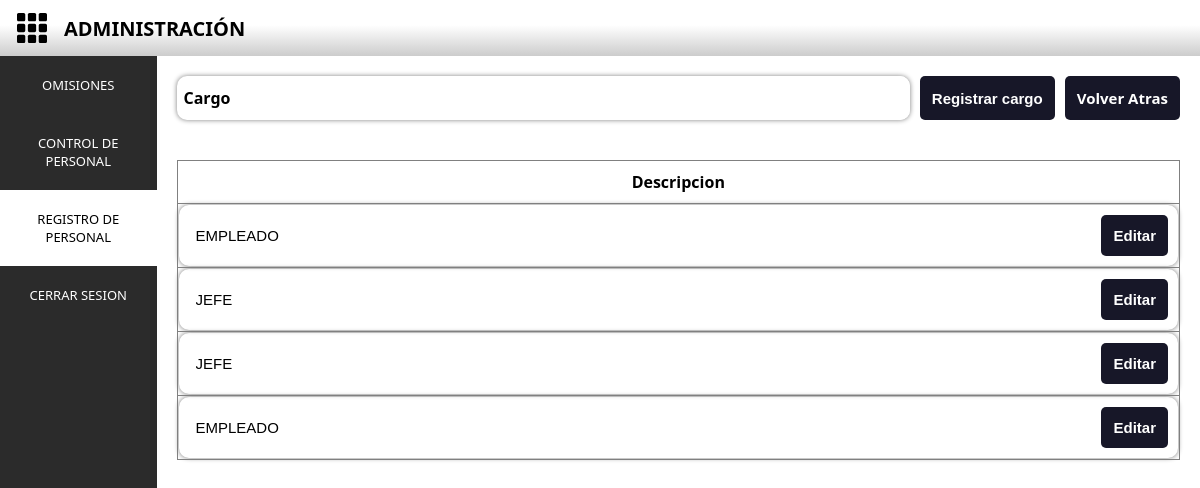
/view/Cargos.php (signed in), run on the app's committed database.
### tables this page shows
CREATE TABLE `cargos` (
  `id_cargo` bigint NOT NULL,
  `des_cargo` varchar(100) NOT NULL,
  `f_registro_cargo` date NOT NULL,
  `h_registro_cargo` time NOT NULL,
  `alter_cargo` datetime NOT NULL
);

### connection/Conexion.php (called while the page is built)
<?php
class Conexion{
    private static $db = "administracion";
    private static $host = "localhost";
    private static $user = "root";
    private static $pass = "";
    public static function Conectar(){
        try {
            $con = "mysql:host=" . self::$host . ";dbname=" . self::$db;
            $stmt = new PDO($con, self::$user, self::$pass);
            $stmt->setAttribute(PDO::ATTR_ERRMODE, PDO::ERRMODE_EXCEPTION);
            return $stmt;
        } catch (PDOException $th) {
            echo $th->getMessage();
        }
    }
}
?>

### class/Cargos.php (called while the page is built, shortened)
<?php
    require_once("../connection/Conexion.php");
    class Cargos extends Conexion{
        public static function Mostrar(){
            try {
                $sql = "SELECT * FROM cargos";
                $stmt = Conexion::Conectar()->prepare($sql);
                $stmt->execute();
                $resultado = $stmt->fetchAll(PDO::FETCH_OBJ);
                return $resultado;
            } catch (PDOException $th) {
                echo $th;
            }
        }
    }
?>

### view/Cargos.php (the view, shortened to what this page needs)
<?php include("../templates/header.php")?>
<?php include("../class/Cargos.php")?>
<link rel="stylesheet" href="../css/styles2.css">
<link rel="stylesheet" href="../css/styles2.css">
<link rel="stylesheet" href="../css/escalables0.css">
<form action="../request/Cargos.php" method="post">
    <div class="container-camps">
        <div class="select-w-btn">
            <label for="cargo" class="w-t">Cargo</label>
            <input type="text" name="des_cargo" id="cargo" class="campo" autofocus required>
        </div>
        <button type="submit" class="btn bg-black-blue" name="insertar_cargo">Registrar cargo</button>
        <a href="Empleados_insertar.php" class="btn bg-black-blue">Volver Atras</a>
    </div>
</form>
<div class="p20">
    <table border="1">
        <thead>
            <th class="p10">
                Descripcion
            </th>
        </thead>
        <tbody>
            <?php foreach(Cargos::Mostrar() as $item): ?>
            <tr>
                <td>
                    <form action="../request/Cargos.php" method="post">
                        <div class="input-w-btn p10">
                            <input type="text" name="des_cargo" id="" value="<?= $item->des_cargo ?>" class="campo" required>
                            <button type="submit" name="id_cargo" class="btn bg-black-blue" value="<?=  $item->id_cargo ?>">Editar</button>
                        </div>
                    </form>
                </td>
            </tr>
            <?php endforeach; ?>
        </tbody>
    </table>
</div>

### css/main2.css (style rules this page uses)
:root { --negro: rgb(43,43,43); }
body { font-family: system-ui, -apple-system, BlinkMacSystemFont, 'Segoe UI', Roboto, Oxygen, Ubuntu, Cantarell, 'Open Sans', 'Helvetica Neue', sans-serif; margin: 0px; width: 100%; height: 100vh; }
a { text-decoration: none; }

### css/styles2.css (style rules this page uses)
body { font-family: system-ui, -apple-system, BlinkMacSystemFont, 'Segoe UI', Roboto, Oxygen, Ubuntu, Cantarell, 'Open Sans', 'Helvetica Neue', sans-serif; }
.input-w-btn { border-radius: 10px; display: flex; align-items: center; box-shadow: 0 0 5px .1px gray; overflow: hidden; flex: 1; }
.w-t { display: flex; font-weight: bold; padding: 7px; }
.select-w-btn { border-radius: 10px; display: flex; align-items: center; box-shadow: 0 0 5px .1px gray; overflow: hidden; flex: 1; }
.campo { height: 100%; border: none; outline: none; font-size: 15px; width: 100%; padding: 7px; }
.container-camps { padding: 20px; display: flex; gap: 10px; }
.btn { padding: 12px; border: none; border-radius: 5px; font-size: 15px; cursor: pointer; font-weight: bold; }
.bg-black-blue { background-color: rgb(23, 23, 40); color: white; }
.p20 { padding: 20px; }
.p10 { padding: 10px; }

### css/escalables0.css (style rules this page uses)
table { width: 100%; border-collapse: collapse; }

### data on the page
cargos: des_cargo "EMPLEADO", $item->id_cargo 1 (drawn)
cargos: des_cargo "JEFE", $item->id_cargo 2 (drawn)
cargos: des_cargo "JEFE", $item->id_cargo 3 (drawn)
cargos: des_cargo "EMPLEADO", $item->id_cargo 4 (drawn)
